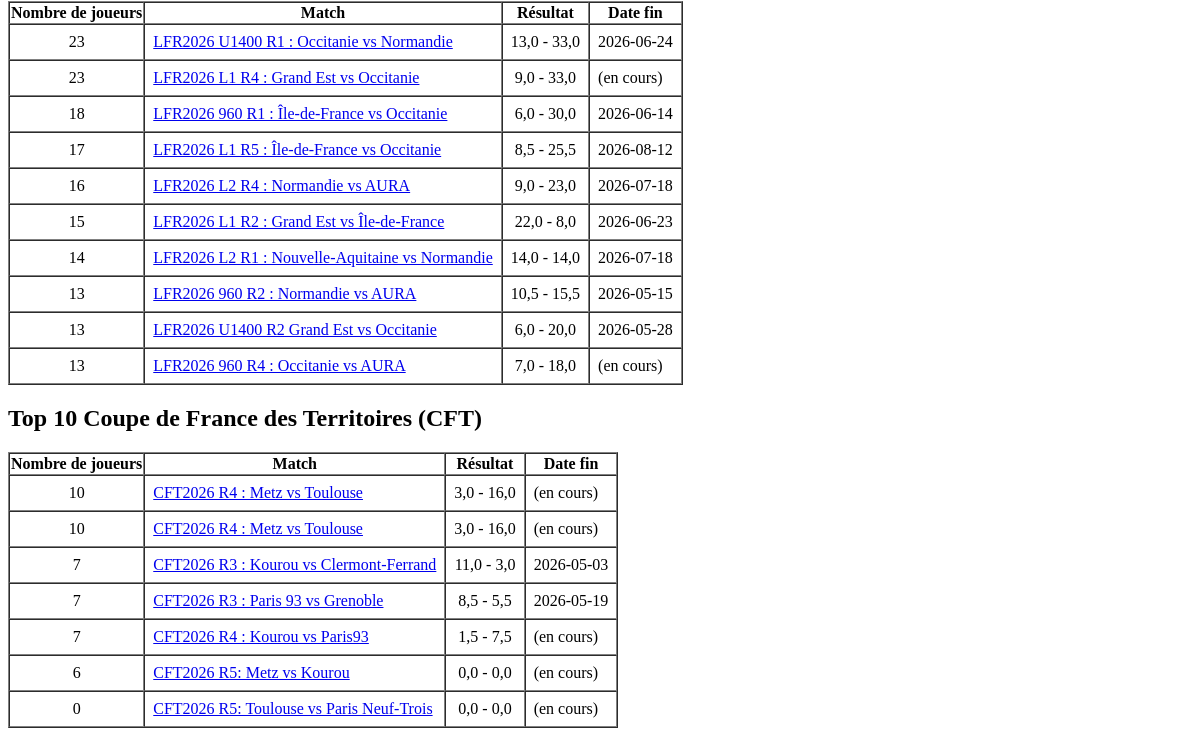
Page /top10/ (lower part) on the earlier database version.
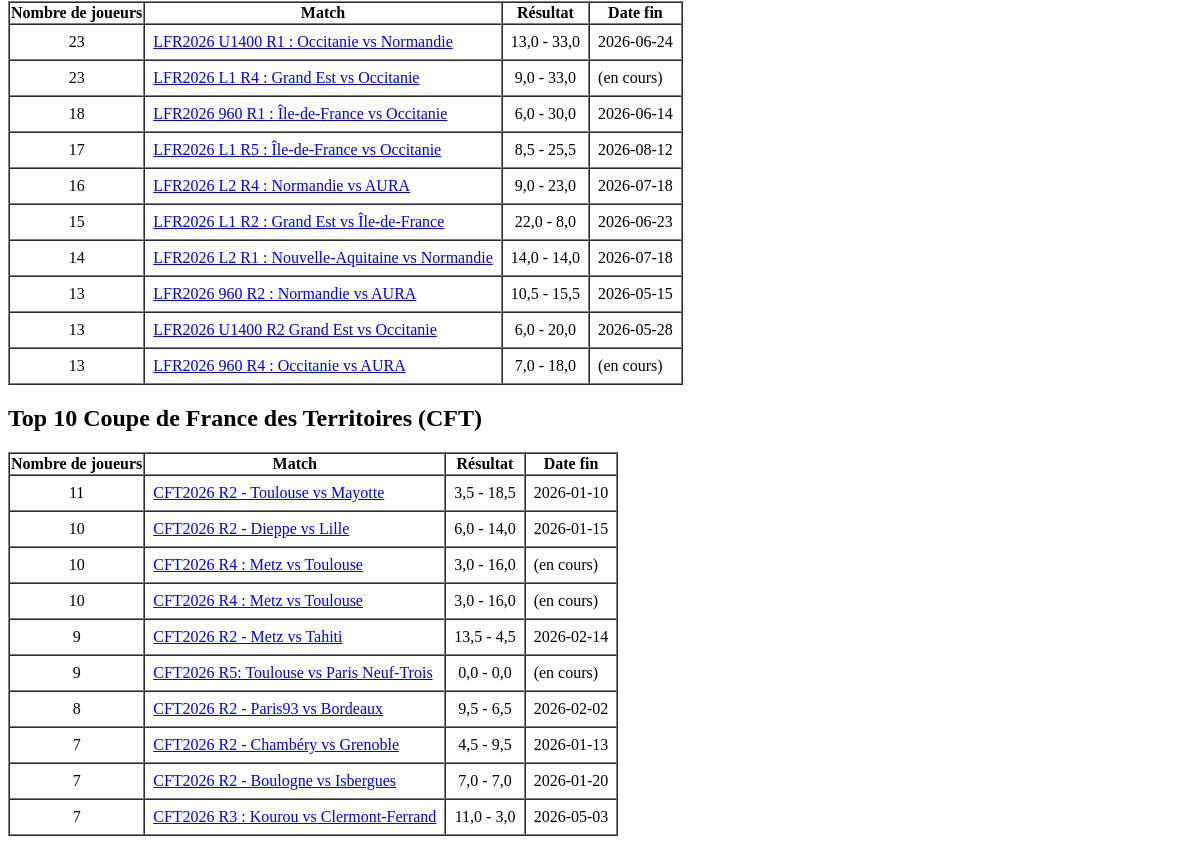
Same page on the later database version.
### tournoi/models.py (models this page shows, shortened)
class BaseModel(models.Model):
    id = models.CharField(max_length=100, primary_key=True)
    name = models.CharField(max_length=200, blank=True, default='')
    class Meta:
        abstract = True
    @property # so we can use `club.url` in Python or `{{ club.url }}` in HTML!
    def url(self): return self.url_prefix + self.id
    raw_data = models.JSONField(default=dict, blank=True)

class Match(BaseModel):
    api_prefix = "https://api.chess.com/pub/match/"
    url_prefix = "https://www.chess.com/club/matches/"
    competition = models.ForeignKey(Competition, on_delete=models.CASCADE, related_name='matches')
    status = models.CharField(max_length=50, blank=True)
    team1 = models.ForeignKey(Club, on_delete=models.SET_NULL, null=True, related_name='matches_as_team1')#club1
    team2 = models.ForeignKey(Club, on_delete=models.SET_NULL, null=True, related_name='matches_as_team2')#club2
    score_team1 = models.FloatField(default=0)
    score_team2 = models.FloatField(default=0)
    num_boards = models.IntegerField(default=0)
    @property
    def end_date(self) -> datetime | None:
        try: return datetime.fromtimestamp(int(self.raw_data['end_time']))
        except (KeyError, ValueError, TypeError): return None

### tournoi/views.py (the view)
# urls.py: path('top10/', views.top10, name='top10'),
def top10(request):
    current_year = str(date.today().year)
    matches = Match.objects.annotate(
            finished=F('score_team1') + F('score_team2')
        ).order_by( '-num_boards', '-finished',
                    F('raw_data__end_time').asc(nulls_last=True))
    top10 = {'': {  "name": "Général - Toutes catégories",
                    "matches": matches[:10] },
            'CFE': { 'name': 'Championnat de France par Équipe (CFE)'},
            'LFR': { 'name': 'Ligue Française des Régions (LFR)'},
            'CFT': { 'name': 'Coupe de France des Territoires (CFT)'},
        }
    matches = matches.filter(name__icontains=current_year)
    for code,data in top10.items():
        if code: data['matches'] = matches.filter(name__icontains=code)[:10]
    return render(request, 'tournoi/top10.html', {'sections': top10 })

### tournoi/templates/tournoi/top10.html (shortened to what this page needs)
{% extends 'base.html' %}
{% block content %}
{% for code,section in sections.items %}
    <h2>Top 10 {{ section.name }}</h2>
<table border=1 cellspacing=0>
    <thead>
        <tr><th>Nombre de joueurs</th><th>Match</th><th>Résultat</th><th>Date fin</th></tr>
    </thead>
    <tbody>
{% for match in section.matches %}
    <tr>
        <td align=center>{{ match.num_boards }}</td>
        <td><a href="{{match.url}}">{{ match.name }}</a></td>
        <td align=center>{{ match.score_team1 }} - {{ match.score_team2 }}</td>
        <td>{{ match.end_date|date:'Y-m-d'|default:'(en cours)' }}</td>
    </tr>
{% empty %}
    <tr><td colspan="2">Aucun enregistrement trouvé.</td></tr>
{% endfor %}
    </tbody>
</table>
{% endfor %}
{% endblock content %}

Differences in the rows shown:
no longer on this page (row unchanged): Match: num_boards "7", name "CFT2026 R3 : Paris 93 vs Grenoble", score_team1 "8,5", score_team2 "5,5", end_date "2026-05-19", shown under "Coupe de France des Territoires (CFT)"
no longer on this page (row unchanged): Match: num_boards "7", name "CFT2026 R4 : Kourou vs Paris93", score_team1 "1,5", score_team2 "7,5", end_date "(en cours)", shown under "Coupe de France des Territoires (CFT)"
no longer on this page (row edited): Match: num_boards "6", name "CFT2026 R5: Metz vs Kourou", score_team1 "0,0", score_team2 "0,0", end_date "(en cours)", shown under "Coupe de France des Territoires (CFT)"
added Match: num_boards "11", name "CFT2026 R2 - Toulouse vs Mayotte", score_team1 "3,5", score_team2 "18,5", end_date "2026-01-10", shown under "Coupe de France des Territoires (CFT)"
added Match: num_boards "10", name "CFT2026 R2 - Dieppe vs Lille", score_team1 "6,0", score_team2 "14,0", end_date "2026-01-15", shown under "Coupe de France des Territoires (CFT)"
added Match: num_boards "9", name "CFT2026 R2 - Metz vs Tahiti", score_team1 "13,5", score_team2 "4,5", end_date "2026-02-14", shown under "Coupe de France des Territoires (CFT)"
changed Match "CFT2026 R5: Toulouse vs Paris Neuf-Trois": num_boards "0" → "9"; moves up the list
added Match: num_boards "8", name "CFT2026 R2 - Paris93 vs Bordeaux", score_team1 "9,5", score_team2 "6,5", end_date "2026-02-02", shown under "Coupe de France des Territoires (CFT)"
added Match: num_boards "7", name "CFT2026 R2 - Chambéry vs Grenoble", score_team1 "4,5", score_team2 "9,5", end_date "2026-01-13", shown under "Coupe de France des Territoires (CFT)"
added Match: num_boards "7", name "CFT2026 R2 - Boulogne vs Isbergues", score_team1 "7,0", score_team2 "7,0", end_date "2026-01-20", shown under "Coupe de France des Territoires (CFT)"
